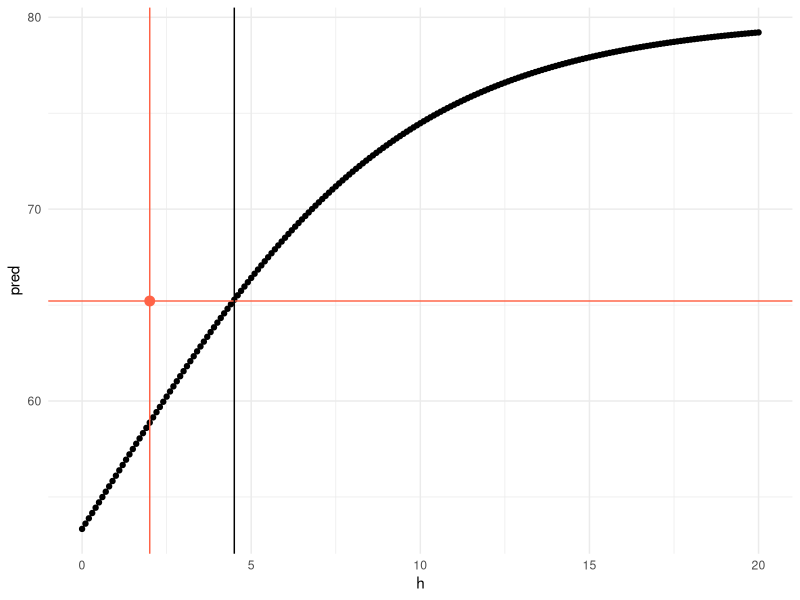
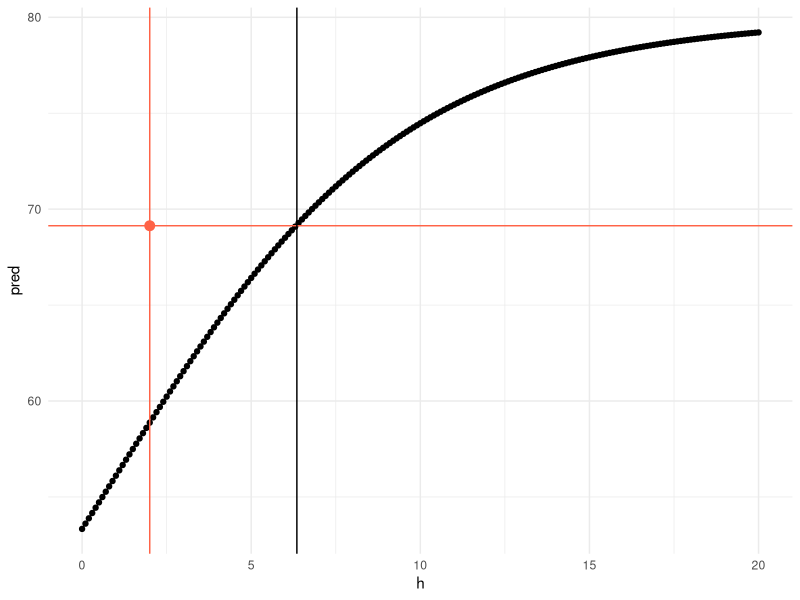
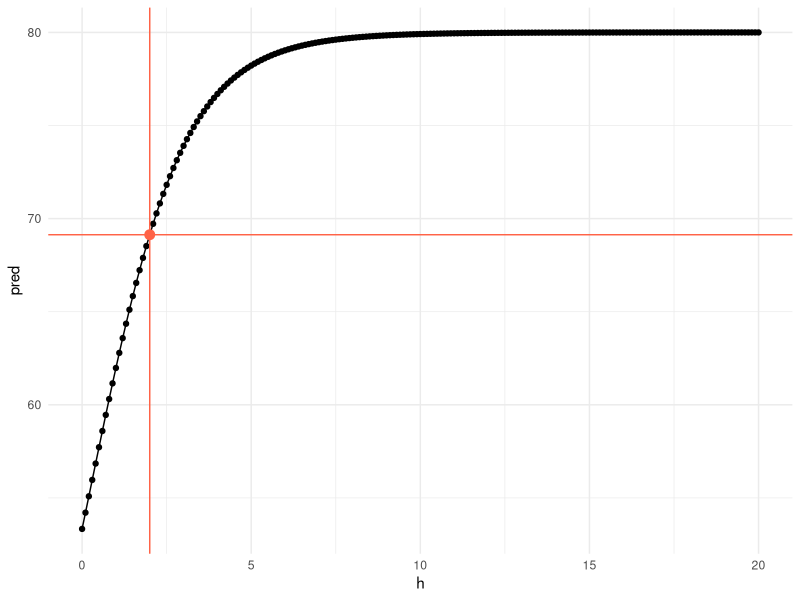

Reproduce these figures in R, in order.
library(ggplot2)


# 5 Cues ------------------------------------------------------------------


stim <- c(0,0,0,1,1,70)
ex1  <- c(0,1,0,1,0,50)
ex2  <- c(0,0,1,1,1,80)
ex3  <- c(1,1,0,1,0,30)


sum(stim[1:5] == ex1[1:5]) # Matching between cues = 3
sum(stim[1:5] == ex2[1:5]) # Matching between cues = 4
sum(stim[1:5] == ex3[1:5]) # Matching between cues = 2

# Compute distances

ds_e1 <- sqrt((0-0)^2 + (0-1)^2 + (0-0)^2 + (1-1)^2 + (1-0)^2)
ds_e2 <- sqrt((0-0)^2 + (0-0)^2 + (0-1)^2 + (1-1)^2 + (1-1)^2)
ds_e3 <- sqrt((0-1)^2 + (0-1)^2 + (0-0)^2 + (1-1)^2 + (1-0)^2)

# ds_e1 = 1.414214
# ds_e2 = 1
# ds_e3 = 1.732051

# Relative difference in differences
ds_e1/ds_e2 # = 1.414214
ds_e1/ds_e3 # = 0.8164966
ds_e2/ds_e3 # = 0.5773503

# Compute similarities 
h     <- 2

ss_e1 <- exp(-1*h*ds_e1)
ss_e2 <- exp(-1*h*ds_e2)
ss_e3 <- exp(-1*h*ds_e3)

# ss_e1 = 0.05910575
# ss_e2 = 0.1353353
# ss_e3 = 0.03130111

# Relative difference in similarities
ss_e2/ss_e1 # = 2.289714
ss_e3/ss_e1 # = 0.5295782
ss_e3/ss_e2 # = 0.2312857

# Compute Predictions

(ss_e1*50 + ss_e2*80 + ss_e3*30)/(ss_e1+ss_e2+ss_e3)
# = 65.21221

##### With (equal) attetion weights but same h

# Compute distances

w     <- 1/5 

ds_e1 <- sqrt(w*(0-0)^2 + w*(0-1)^2 + w*(0-0)^2 + w*(1-1)^2 + w*(1-0)^2)
ds_e2 <- sqrt(w*(0-0)^2 + w*(0-0)^2 + w*(0-1)^2 + w*(1-1)^2 + w*(1-1)^2)
ds_e3 <- sqrt(w*(0-1)^2 + w*(0-1)^2 + w*(0-0)^2 + w*(1-1)^2 + w*(1-0)^2)

# ds_e1 = 0.6324555
# ds_e2 = 0.4472136
# ds_e3 = 0.7745967

# Relative difference in differences
ds_e1/ds_e2 # = 1.414214
ds_e1/ds_e3 # = 0.8164966
ds_e2/ds_e3 # = 0.5773503

# Compute similarities 
h     <- 2

ss_e1 <- exp(-1*h*ds_e1)
ss_e2 <- exp(-1*h*ds_e2)
ss_e3 <- exp(-1*h*ds_e3)

# ss_e1 = 0.2822644
# ss_e2 = 0.4088417
# ss_e3 = 0.1353353

# Relative difference in similarities
ss_e2/ss_e1 # = 1.448435
ss_e3/ss_e1 # = 0.7525542
ss_e3/ss_e2 # = 0.5195635

# Compute Predictions

(ss_e1*50 + ss_e2*80 + ss_e3*30)/(ss_e1+ss_e2+ss_e3)

# = 58.87287



##### With (equal) attetion weights AND adjusted



foo <- function(h){
  
  # Compute similarities 
  temp_ss_e1 <- exp(-1*h*ds_e1)
  temp_ss_e2 <- exp(-1*h*ds_e2)
  temp_ss_e3 <- exp(-1*h*ds_e3)
  
  # Compute Predictions
  pred = (temp_ss_e1*50 + temp_ss_e2*80 + temp_ss_e3*30)/(temp_ss_e1+temp_ss_e2+temp_ss_e3)
  
  return(pred)
  
}

h_seq <- seq(0, 20, 0.1)
pred  <- foo(h_seq)

ggplot(data.frame(h = h_seq, pred = pred),  mapping = aes(x = h, y = pred)) +
  geom_point() +
  geom_line() + 
  annotate("point", x = 2, y = 65.21221, colour = "tomato1", size = 3) + 
  geom_hline(yintercept = 65.21221, colour = "tomato1") + 
  geom_vline(xintercept = 2, colour = "tomato1") + 
  geom_vline(xintercept = 4.5) +
  theme_minimal()


# 10 Cues ------------------------------------------------------------------

stim <- c(0,0,0,1,1,0,0,0,1,1,70)
ex1  <- c(0,1,0,1,0,0,1,0,1,0,50)
ex2  <- c(0,0,1,1,1,0,0,1,1,1,80)
ex3  <- c(1,1,0,1,0,1,1,0,1,0,30)

# Compute distances
ds_e1 <- sqrt((0-0)^2 + (0-1)^2 + (0-0)^2 + (1-1)^2 + (1-0)^2 + (0-0)^2 + (0-1)^2 + (0-0)^2 + (1-1)^2 + (1-0)^2)
ds_e2 <- sqrt((0-0)^2 + (0-0)^2 + (0-1)^2 + (1-1)^2 + (1-1)^2 + (0-0)^2 + (0-0)^2 + (0-1)^2 + (1-1)^2 + (1-1)^2)
ds_e3 <- sqrt((0-1)^2 + (0-1)^2 + (0-0)^2 + (1-1)^2 + (1-0)^2 + (0-1)^2 + (0-1)^2 + (0-0)^2 + (1-1)^2 + (1-0)^2)

# Compute similarities 
h     <- 2

ss_e1 <- exp(-1*h*ds_e1)
ss_e2 <- exp(-1*h*ds_e2)
ss_e3 <- exp(-1*h*ds_e3)

# Compute Predictions

(ss_e1*50 + ss_e2*80 + ss_e3*30)/(ss_e1+ss_e2+ss_e3)
# = 69.13494

##### With (equal) attetion weights but same h

# Compute distances

w     <- 1/10

ds_e1 <- sqrt(w*(0-0)^2 + w*(0-1)^2 + w*(0-0)^2 + w*(1-1)^2 + w*(1-0)^2 + w*(0-0)^2 + w*(0-1)^2 + w*(0-0)^2 + w*(1-1)^2 + w*(1-0)^2)
ds_e2 <- sqrt(w*(0-0)^2 + w*(0-0)^2 + w*(0-1)^2 + w*(1-1)^2 + w*(1-1)^2 + w*(0-0)^2 + w*(0-0)^2 + w*(0-1)^2 + w*(1-1)^2 + w*(1-1)^2)
ds_e3 <- sqrt(w*(0-1)^2 + w*(0-1)^2 + w*(0-0)^2 + w*(1-1)^2 + w*(1-0)^2 + w*(0-1)^2 + w*(0-1)^2 + w*(0-0)^2 + w*(1-1)^2 + w*(1-0)^2)

h_seq <- seq(0, 20, 0.1)
pred  <- foo(h_seq)

ggplot(data.frame(h = h_seq, pred = pred),  mapping = aes(x = h, y = pred)) +
  geom_point() +
  geom_line() + 
  annotate("point", x = 2, y = 69.13494, colour = "tomato1", size = 3) + 
  geom_hline(yintercept = 69.13494, colour = "tomato1") + 
  geom_vline(xintercept = 2, colour = "tomato1") + 
  geom_vline(xintercept = 6.35) +
  theme_minimal()



##### With (equal) attetion weights but same h

# Compute distances

w     <- 1/10

ds_e1 <- sqrt((w*(0-0)^2 + w*(0-1)^2 + w*(0-0)^2 + w*(1-1)^2 + w*(1-0)^2 + w*(0-0)^2 + w*(0-1)^2 + w*(0-0)^2 + w*(1-1)^2 + w*(1-0)^2)*10)
ds_e2 <- sqrt((w*(0-0)^2 + w*(0-0)^2 + w*(0-1)^2 + w*(1-1)^2 + w*(1-1)^2 + w*(0-0)^2 + w*(0-0)^2 + w*(0-1)^2 + w*(1-1)^2 + w*(1-1)^2)*10)
ds_e3 <- sqrt((w*(0-1)^2 + w*(0-1)^2 + w*(0-0)^2 + w*(1-1)^2 + w*(1-0)^2 + w*(0-1)^2 + w*(0-1)^2 + w*(0-0)^2 + w*(1-1)^2 + w*(1-0)^2)*10)

h_seq <- seq(0, 20, 0.1)
pred  <- foo(h_seq)

ggplot(data.frame(h = h_seq, pred = pred),  mapping = aes(x = h, y = pred)) +
  geom_point() +
  geom_line() + 
  annotate("point", x = 2, y = 69.13494, colour = "tomato1", size = 3) + 
  geom_hline(yintercept = 69.13494, colour = "tomato1") + 
  geom_vline(xintercept = 2, colour = "tomato1") + 
  theme_minimal()
